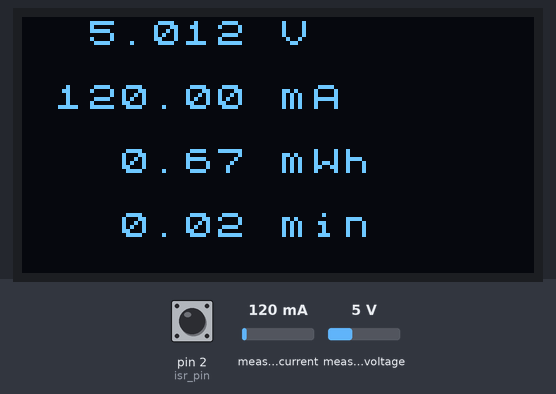
This sketch was run on a simulated Arduino Uno, built with avr-gcc and run on an emulated ATmega328P. On the bench: 128×64 one-colour display. The test bench sets the inputs (shaded band); at power-on: measured current 120 mA, measured voltage 5 V, pin 2 (isr_pin) HIGH. Storage starts empty.

Above: at 2.1 s.
2.2 s: measured current set to 40 mA
At 2.65 s:
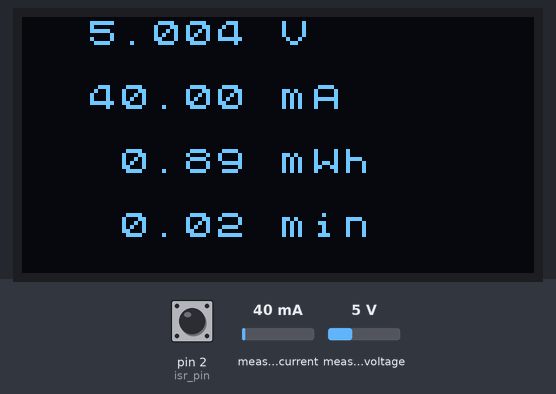
3.9 s: measured voltage set to 0.3 V
At 5.2 s:
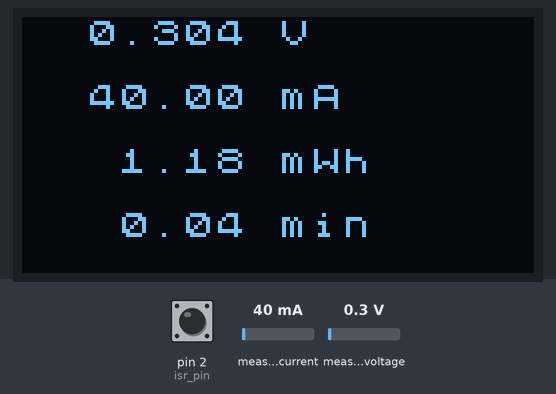
6.0 s: measured current set to 500 mA
At 6.43 s:
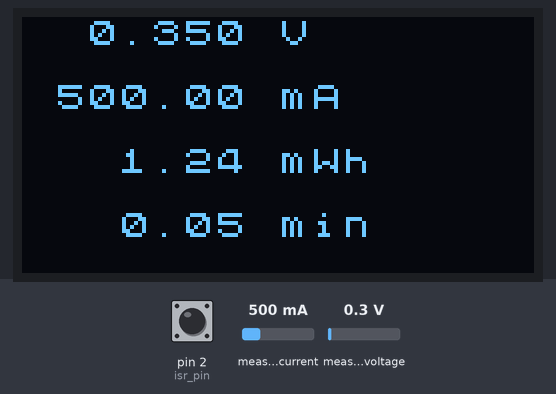
7.7 s: measured voltage set to 3.8 V
At 8.18 s:
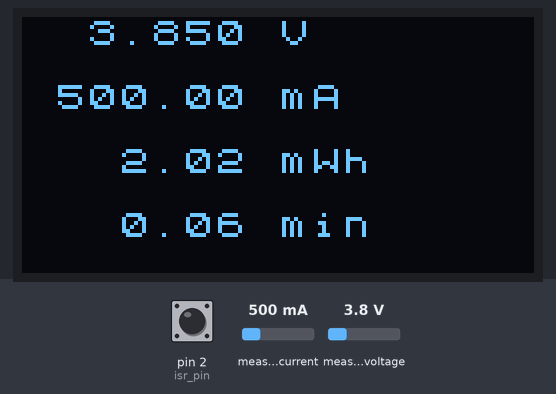
9.4 s: pin 2 (isr_pin) pulsed LOW 5 times (0.12 s each, 0.3 s apart)
At 11.3 s:
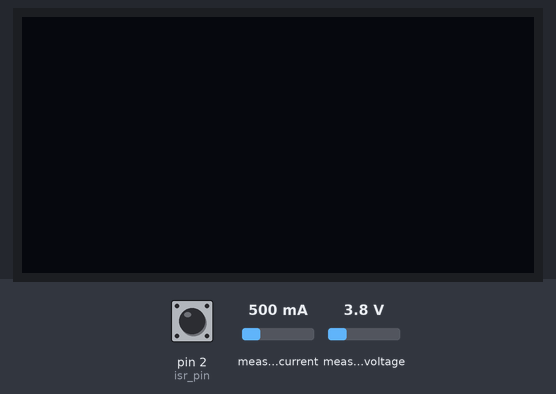
Timing chart, 0 to 12.8 s (numbered marks = the images above; inputs shaded):
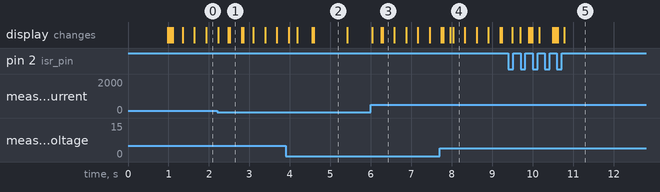

Measured:
- after the input at 9.4 s, the display: first differs from a run without the input after 0.30 s (image 5)

The sketch:

powerlogger_oled.ino
```cpp
/*
 * 24-FEB-2025
 * Power Logger
 * V, mA, mWh, h
 */

#include <SPI.h>
#include<SD.h>
#include <Wire.h>
#include <U8x8lib.h>
#include <Adafruit_INA219.h>

#define oled_i2c_addr 0x3c
#define ina219_i2c_addr 0x40
#define sd_cs 10
#define INTERVAL 100
#define isr_pin 2

Adafruit_INA219 ina219;

U8X8_SH1106_128X64_NONAME_HW_I2C u8x8(/* reset=*/ U8X8_PIN_NONE);

unsigned long Time = 0;
unsigned long Time_offset = 0;

bool save_pwr = false;

float shuntvoltage = 0;
float busvoltage = 0;
float current_mA = 0;
float power_mW = 0;
float load_v = 0;
float Time_min = 0;
float full_t = 0;
float power_mwh = 0;

char v_tmp[12];
char ma_tmp[13];
char mwh_tmp[14];
char time_m_tmp[14];

void setup() {

  pinMode(isr_pin, INPUT);

  detachInterrupt(digitalPinToInterrupt(isr_pin));

  if(!u8x8.begin()){
    pinMode(LED_BUILTIN, OUTPUT);
    while(!digitalRead(isr_pin)){
      digitalWrite(LED_BUILTIN, HIGH);
      delay(100);
      digitalWrite(LED_BUILTIN, LOW);
      delay(100);
    }
    pinMode(LED_BUILTIN, INPUT);
  }else{
    u8x8.setPowerSave(0);
    u8x8.clear();
    u8x8.setFont(u8x8_font_8x13_1x2_r);
    u8x8.drawString(2,10,"Data Logger");
  }

  if(!SD.begin(sd_cs)){
    u8x8.clear();
    u8x8.setFont(u8x8_font_8x13_1x2_r);
    u8x8.drawString(3,0,"SD FAILED!");
    u8x8.setFont(u8x8_font_amstrad_cpc_extended_r);
    u8x8.drawString(0,3,"Press the button");
    u8x8.drawString(2,4,"to skip this");
    u8x8.drawString(5,5,"step.");
    cli();
//    pinMode(4, OUTPUT);
    while(!digitalRead(isr_pin)){
      ;
//      digitalWrite(4, HIGH);
//      delay(200);
//      digitalWrite(4, LOW);
//      delay(200);
    }
    sei();
    pinMode(4, INPUT);
    u8x8.clear();

    u8x8.setFont(u8x8_font_8x13_1x2_r);
    u8x8.drawString(1,10,"Wait..");
  }

  if(!ina219.begin()){
    u8x8.clear();
//    pinMode(4, OUTPUT);
    u8x8.setFont(u8x8_font_8x13_1x2_r);
    u8x8.drawString(1,2,"INA219 ERROR!");
    u8x8.setFont(u8x8_font_amstrad_cpc_extended_r);
    u8x8.drawString(1,4,"Please reset!");
    cli();
    while(1){
      ;
//      digitalWrite(4, HIGH);
//      delay(100);
//      digitalWrite(4, LOW);
//      delay(100);
    }
  }

  char tmp_buf[] = "########### New ###########";

  sd_print(tmp_buf, tmp_buf, tmp_buf);

  delay(500);

  u8x8.clear();
  u8x8.setFont(u8x8_font_8x13_1x2_r);
  u8x8.drawString(1,10,"Ready?");
  cli();
  while(!digitalRead(isr_pin)){
    ;
  }
  sei();

  delay(70);
  attachInterrupt(digitalPinToInterrupt(isr_pin), isr1, RISING);
  delay(70);
  save_pwr = false;

  u8x8.clear();
  Time_offset = millis();
}

void loop() {

  if(((millis()-Time_offset)-Time) >= INTERVAL){
    shuntvoltage = ina219.getShuntVoltage_mV();
    busvoltage = ina219.getBusVoltage_V();
    current_mA = ina219.getCurrent_mA();
    power_mW = ina219.getPower_mW();
    load_v = busvoltage + (shuntvoltage / 1000.0);
    Time_min = ((float)(millis()-Time)/1000.0)/60.0;
    power_mwh += load_v * current_mA / 3600;;
    full_t += Time_min;

    dtostrf(load_v, 6, 3, v_tmp);
    dtostrf(current_mA, 6, 2, ma_tmp);
    dtostrf(power_mwh, 6, 2, mwh_tmp);
    dtostrf(full_t, 6, 2, time_m_tmp);

    sd_print(v_tmp, ma_tmp, time_m_tmp);

    sprintf(v_tmp, "%s V", v_tmp);//11 char
    sprintf(ma_tmp, "%s mA", ma_tmp);//11 char
    sprintf(mwh_tmp, "%s mWh", mwh_tmp);//12 char
    sprintf(time_m_tmp, "%s min", time_m_tmp);//12 char

    if(!save_pwr){
      u8x8.setPowerSave(0);
      u8x8.setFont(u8x8_font_chroma48medium8_r);
      u8x8.drawString(1,0,v_tmp);
      u8x8.drawString(1,2,ma_tmp);
      u8x8.drawString(1,4,mwh_tmp);
      u8x8.drawString(1,6,time_m_tmp);
    }else{
      u8x8.clearDisplay();
      u8x8.setPowerSave(1);
    }
    Time = millis();
  }
  Time_offset = 0;
}

void isr1(void){
  save_pwr = !save_pwr;
  delayMicroseconds(500);
}

void sd_print(char* v, char* ma, char* mins){
    File voltage = SD.open("voltage.txt", FILE_WRITE);
    if(voltage){
      voltage.println(v);
      voltage.close();
    }

    File current = SD.open("current.txt", FILE_WRITE);
    if(current){
      current.println(ma);
      current.close();
    }

    File minutes = SD.open("minutes.txt", FILE_WRITE);
    if(minutes){
      minutes.println(mins);
      minutes.close();
    }
}
```
